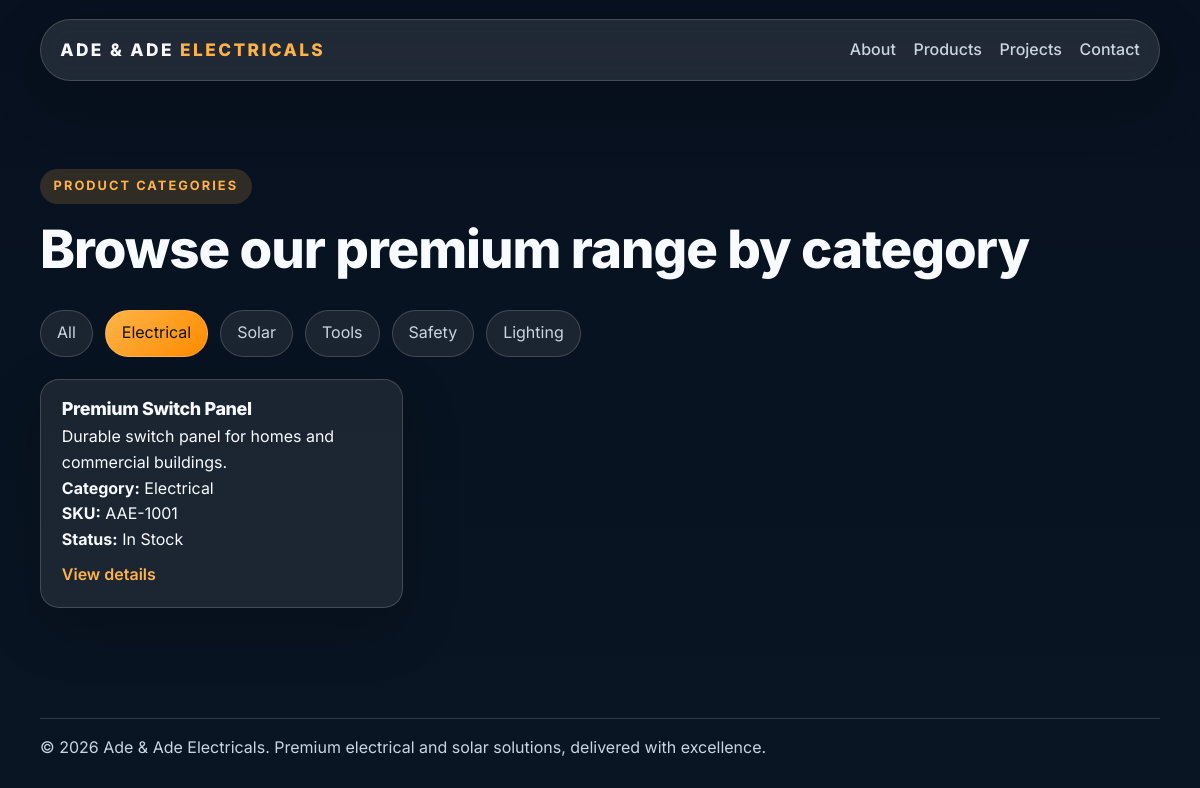
/products?category=electrical, run on the app's committed database.
### tables this page shows
CREATE TABLE products (
            id INTEGER PRIMARY KEY AUTOINCREMENT,
            name TEXT NOT NULL,
            category TEXT NOT NULL,
            description TEXT NOT NULL,
            sku TEXT NOT NULL UNIQUE,
            stock_status TEXT NOT NULL,
            image_url TEXT NOT NULL
        );

### app.py (the view)
@app.route("/products")
def products():
    category = request.args.get("category", "all")
    products = get_products(category=category)
    return render_template("product-categories.html", products=products, selected_category=category)

### app.py (called while the page is built)
def get_products(category="all", limit=None, exclude_id=None):
    conn = get_db_connection()
    query = "SELECT * FROM products"
    params = []
    if category and category != "all":
        query += " WHERE lower(category) = ?"
        params.append(category.lower())
    if exclude_id is not None:
        if "WHERE" in query:
            query += " AND id != ?"
        else:
            query += " WHERE id != ?"
        params.append(exclude_id)
    query += " ORDER BY id DESC"
    if limit is not None:
        query += " LIMIT ?"
        params.append(limit)
    rows = conn.execute(query, params).fetchall()
    conn.close()
    return [dict(row) for row in rows]

### init_db.py (called while the page is built)
def get_db_connection():
    conn = sqlite3.connect(DB_PATH)
    conn.row_factory = sqlite3.Row
    return conn

### templates/product-categories.html (shortened to what this page needs)
{% extends 'base.html' %}
{% block content %}
<section class="section">
  <div class="container">
    <div class="section-heading">
      <p class="eyebrow">Product Categories</p>
      <h1>Browse our premium range by category</h1>
    </div>
    <div class="filter-group" role="group" aria-label="Product category filters">
      <a class="filter-btn {% if selected_category == 'all' %}active{% endif %}" href="{{ url_for('products') }}">All</a>
      <a class="filter-btn {% if selected_category == 'electrical' %}active{% endif %}" href="{{ url_for('products', category='electrical') }}">Electrical</a>
      <a class="filter-btn {% if selected_category == 'solar' %}active{% endif %}" href="{{ url_for('products', category='solar') }}">Solar</a>
      <a class="filter-btn {% if selected_category == 'tools' %}active{% endif %}" href="{{ url_for('products', category='tools') }}">Tools</a>
      <a class="filter-btn {% if selected_category == 'safety' %}active{% endif %}" href="{{ url_for('products', category='safety') }}">Safety</a>
      <a class="filter-btn {% if selected_category == 'lighting' %}active{% endif %}" href="{{ url_for('products', category='lighting') }}">Lighting</a>
    </div>
    <div class="category-grid">
      {% for product in products %}
      <article class="category-card">
        <h3>{{ product.name }}</h3>
        <p>{{ product.description }}</p>
        <p><strong>Category:</strong> {{ product.category|title }}</p>
        <p><strong>SKU:</strong> {{ product.sku }}</p>
        <p><strong>Status:</strong> {{ product.stock_status }}</p>
        <a href="{{ url_for('product_details', sku=product.sku) }}" class="text-link">View details</a>
      </article>
      {% else %}
      <p>No products found for this category.</p>
      {% endfor %}
    </div>
  </div>
</section>
{% endblock %}

### static/css/style.css (style rules this page uses)
:root { --bg: #07111f; --bg-soft: #0f1d33; --surface: rgba(255, 255, 255, 0.08); --surface-strong: rgba(255, 255, 255, 0.14); --border: rgba(255, 255, 255, 0.16); --text: #f8fbff; --muted: #cbd5e1; --accent: #ffb347; --accent-strong: #ff8c00; --shadow: 0 20px 55px rgba(0, 0, 0, 0.22); }
* { box-sizing: border-box; margin: 0; padding: 0; }
html { scroll-behavior: smooth; }
body { font-family: 'Inter', sans-serif; color: var(--text); background: linear-gradient(180deg, var(--bg) 0%, #091523 100%); line-height: 1.6; overflow-x: hidden; }
a { color: inherit; text-decoration: none; }
.container { width: min(1120px, calc(100% - 2rem)); margin: 0 auto; }
.section { padding: 5.5rem 0; }
.menu-toggle, .theme-toggle, .back-to-top, .slider-btn, .faq-question, .filter-btn { border: 0; background: transparent; cursor: pointer; }
.eyebrow { display: inline-flex; align-self: flex-start; padding: 0.45rem 0.85rem; margin-bottom: 1rem; border-radius: 999px; background: rgba(255, 179, 71, 0.16); color: var(--accent); font-size: 0.8rem; font-weight: 700; letter-spacing: 0.16em; text-transform: uppercase; }
h1, h2, h3 { line-height: 1.1; font-weight: 800; letter-spacing: -0.02em; }
h1 { font-size: clamp(2.35rem, 4.4vw, 4.2rem); margin-bottom: 1rem; }
h3 { font-size: 1.12rem; margin-bottom: 0.35rem; }
.section-heading { margin-bottom: 2rem; }
.text-link { display: inline-block; margin-top: 0.6rem; color: var(--accent); font-weight: 600; }
.filter-group { display: flex; flex-wrap: wrap; gap: 0.75rem; margin-bottom: 1.4rem; }
.filter-btn { padding: 0.6rem 1rem; border-radius: 999px; background: var(--surface); color: var(--muted); border: 1px solid var(--border); }
.filter-btn.active { background: linear-gradient(135deg, var(--accent) 0%, var(--accent-strong) 100%); color: #10131a; }
.category-grid { display: grid; grid-template-columns: repeat(3, minmax(0, 1fr)); gap: 1rem; }
.category-card { padding: 1.2rem 1.3rem; background: var(--surface); border: 1px solid var(--border); border-radius: 1.2rem; box-shadow: var(--shadow); }

### data on the page
products: name "Premium Switch Panel", description "Durable switch panel for homes and commercial buildings.", category "Electrical", sku "AAE-1001", stock_status "In Stock"
